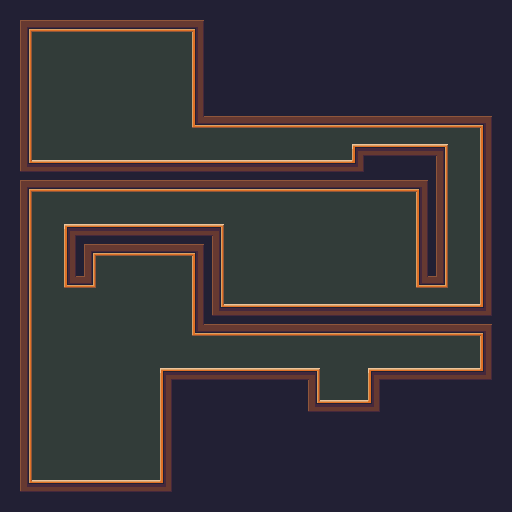

A 2D game scene composited from a Tiled map and its tileset images. What follows is a short description and the map's XML, with each tile layer's data collapsed to a summary:
An orthogonal 32x32 tile map with 16x16 px tiles, 2 tile layers (Background, Foreground) and 15 objects.

<map version="1.0" orientation="orthogonal" renderorder="right-down" width="32" height="32" tilewidth="16" tileheight="16" nextobjectid="34">
 <tileset firstgid="1" name="Test" tilewidth="16" tileheight="16">
  <image source="TileMapTest001.png" width="160" height="144" />
 </tileset>
 <layer name="Background" width="32" height="32">
  <data>[1024 cells, 1024 non-empty, 1 distinct tile ids]</data>
 </layer>
 <layer name="Foreground" width="32" height="32">
  <data>[1024 cells, 618 non-empty, 13 distinct tile ids]</data>
 </layer>
 <objectgroup name="Collisions">
  <object id="5" x="0" y="0" width="32" height="512" />
  <object id="6" x="32" y="0" width="480" height="32" />
  <object id="7" x="192" y="32" width="320" height="96" />
  <object id="8" x="480" y="128" width="32" height="384" />
  <object id="9" x="32" y="480" width="448" height="32" />
  <object id="10" x="320" y="400" width="48" height="80" />
  <object id="11" x="160" y="368" width="160" height="112" />
  <object id="12" x="368" y="368" width="112" height="112" />
  <object id="18" x="224" y="304" width="256" height="32" />
  <object id="19" x="32" y="160" width="320" height="32" />
  <object id="28" x="352" y="144" width="64" height="48" />
  <object id="29" x="416" y="144" width="32" height="144" />
  <object id="30" x="64" y="224" width="32" height="64" />
  <object id="31" x="96" y="224" width="96" height="32" />
  <object id="32" x="192" y="224" width="32" height="112" />
 </objectgroup>
</map>
